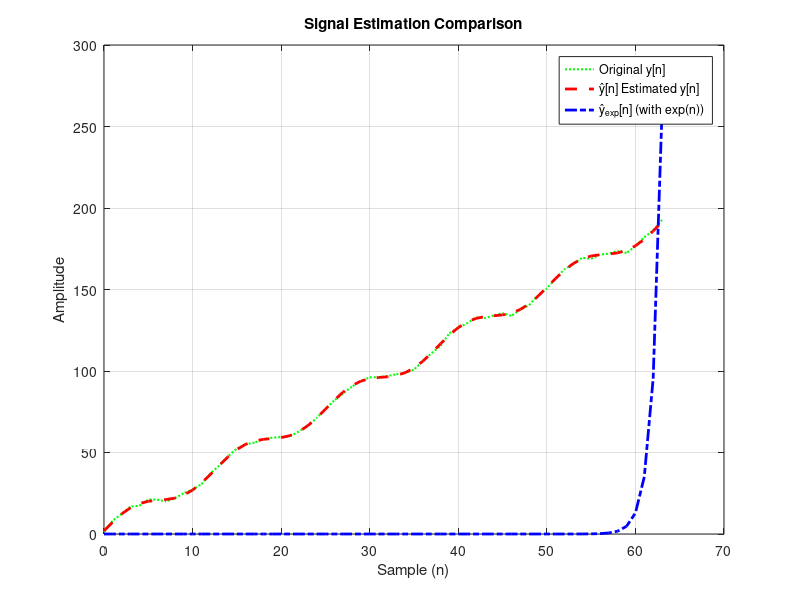

Write MATLAB code to recreate this figure.
% EXERCISE 3

%Task 1
% Parameters
A_true = 2;
B_true = 3;
C_true = 5;
omega = 0.5;
sigma = sqrt(0.5); % Standard deviation for N(0,0.5)

% Generate signal for 64 samples
n = (0:63)';
N = length(n);  % N=64
w_n = sigma * randn(N, 1);

y = A_true + B_true * n + C_true * sin(omega * n) + w_n;

%% task 2
% Design matrix 
X = [ones(N, 1), n, sin(omega * n)];

%% task 3
% weight estimation (X^T X)^-1 X^T y
w_hat = (X'*X) \ (X'*y);

disp('Estimated weights w_hat:');
disp(w_hat);

%% task 4
y_hat = X * w_hat;
disp('estimated signal y_hat');
disp(y_hat)

%% task 5
X_exp = [ones(N,1), n, sin(omega*n), exp(n)]; % Add exp(n) as extra feature

% Estimate weights with exponential feature
w_hat_exp = pinv(X_exp)*y;   % use pseudo-inverse for stability

% Generate estimated signal with exponential feature
y_hat_exp = X_exp * w_hat_exp;


%% task 6

% Main signal plot
figure;
plot(n, y, 'g:', 'LineWidth', 1.5, 'DisplayName', 'Original y[n]'); hold on;
plot(n, y_hat, 'r--', 'LineWidth', 2, 'DisplayName', 'ŷ[n] Estimated y[n]');
plot(n, y_hat_exp, 'b-.', 'LineWidth', 2, 'DisplayName', 'ŷ_{exp}[n] (with exp(n))');
xlabel('Sample (n)');
ylabel('Amplitude');
title('Signal Estimation Comparison');
legend('Location','best');
grid on;

%compare residual errors
res1 = norm(y - y_hat);
res2 = norm(y - y_hat_exp);
disp('Residual norm without exp')
disp(res1)
disp('Residual norm with exp')
disp(res2)


